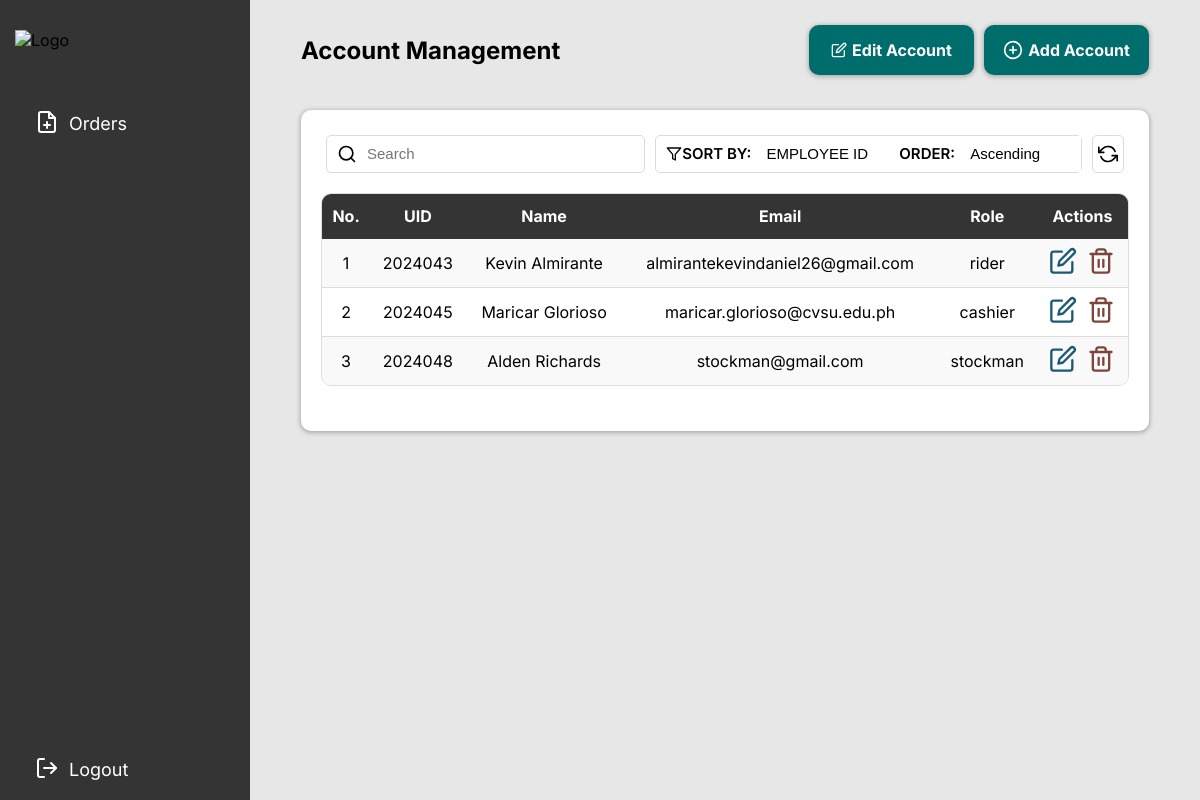
Page /src/pages/login/cashier/components/accounts/accounts.php (signed in) on the committed database.
### tables this page shows
CREATE TABLE `accounts` (
  `uid` int(100) NOT NULL,
  `name` text NOT NULL,
  `email` varchar(250) NOT NULL,
  `userType` varchar(100) NOT NULL,
  `password` varchar(100) NOT NULL,
  `number` varchar(20) DEFAULT '+63'
);

### src/pages/login/cashier/components/accounts/AccountTable.php (the view, shortened to what this page needs)
<?php
include '../../connection/database.php';
$search = isset($_GET['search']) ? $_GET['search'] : '';
$sort = isset($_GET['sort']) ? $_GET['sort'] : 'uid';
$order = isset($_GET['order']) ? $_GET['order'] : 'asc';
$valid_sort_columns = ['uid', 'name', 'email', 'userType'];
$valid_order_directions = ['asc', 'desc'];
$sort = in_array($sort, $valid_sort_columns) ? $sort : 'uid';
$order = in_array($order, $valid_order_directions) ? $order : 'asc';
$sql = "SELECT uid, name, email, userType
        FROM accounts
        WHERE (name LIKE ? OR email LIKE ? OR uid LIKE ? OR userType LIKE ?)
        AND userType != 'super_admin' AND userType != 'admin'
        ORDER BY $sort $order";
$stmt = $conn->prepare($sql);
$search_param = "%$search%";
$stmt->bind_param('ssss', $search_param, $search_param, $search_param, $search_param);
$stmt->execute();
$result = $stmt->get_result();
?>
<link rel="stylesheet" href="AccountTable.css">
<table border="1">
    <thead>
        <tr>
            <th>No.</th>
            <th>UID</th>
            <th>Name</th>
            <th>Email</th>
            <th>Role</th>
            <th>Actions</th>
        </tr>
    </thead>
    <tbody>
        <?php
        if ($result->num_rows > 0) {
            $count = 1;
            while ($row = $result->fetch_assoc()) {
                echo "<tr>";
                echo "<td>" . $count++ . "</td>";
                echo "<td>" . $row["uid"] . "</td>";
                echo "<td>" . htmlspecialchars($row["name"]) . "</td>";
                echo "<td>" . htmlspecialchars($row["email"]) . "</td>";
                echo "<td>" . htmlspecialchars($row["userType"]) . "</td>";
                echo "<td>
                        <div class='actions_icon'>
                            <a href='#' onclick=\"openEditModal('" . $row['uid'] . "', '" . addslashes($row['name']) . "', '" . addslashes($row['email']) . "', '" . addslashes($row['userType']) . "')\" data-icon-tooltip='Edit'>
                                <img src='../../assets/edit.svg' alt='Edit' class='settings_icon'>
                            </a>
                            <a href='#' onclick=\"openConfirmModal('" . $row["uid"] . "')\" data-icon-tooltip='Remove'>
                                <img src='../../assets/trash-2.svg' alt='Remove' class='remove_icon'>
                            </a>
                        </div>
                      </td>";
                echo "</tr>";
            }
        } else {
            echo "<tr><td colspan='6'>No accounts found</td></tr>";
        }
        ?>
    </tbody>
</table>
<?php include 'Confirm_modal.php'; ?>
<?php include 'Edit_modal.php'; ?>

### src/pages/login/cashier/components/Sidebar/Sidebar.css (style rules this page uses)
a { border: none; outline: none; }
body { font-family: 'Inter', sans-serif; margin: 0; height: 100vh; }

### src/pages/login/cashier/components/accounts/MainContent.css (style rules this page uses)
*, *::before, *::after { box-sizing: border-box; }
body { margin: 0; height: 100vh; background-color: #E7E7E7; }

### src/pages/login/cashier/components/accounts/AccountTable.css (style rules this page uses)
table { width: 100%; border-collapse: separate; border-spacing: 0; margin-top: 20px; text-align: center; border-radius: 10px; overflow: hidden; border: 1px solid #ddd; margin-bottom: 40px; min-width: 600px; }
table td, table th { border: none; padding: 8px; }
table td { height: 40px; background: #FFF; border-bottom: 1px solid #ddd; }
table tr:nth-child(odd) td { background-color: #f9f9f9; }
table tr:nth-child(even) td { background-color: #ffffff; }
table tr:last-child td { border-bottom: none; }
table th { height: 45px; flex-shrink: 0; background: #343434; color: white; }
.settings_icon { filter: invert(27%) sepia(47%) saturate(746%) hue-rotate(153deg) brightness(95%) contrast(90%); fill: #254E5A; }
.actions_icon a { text-decoration: none; }
.actions_icon { display: flex; justify-content: center; gap: 10px; }
.remove_icon { filter: invert(28%) sepia(77%) saturate(355%) hue-rotate(320deg) brightness(90%) contrast(90%); }
[data-icon-tooltip] { position: relative; display: inline-block; }
[data-icon-tooltip]::after { content: attr(data-icon-tooltip); visibility: hidden; width: auto; background-color: #333; color: #fff; text-align: center; border-radius: 5px; padding: 5px; position: absolute; z-index: 1000; bottom: 105%; left: 50%; transform: translateX(-50%); opacity: 0; transition: opacity 0.3s; }

### rows in the picture
accounts: uid "2024043", name "Kevin Almirante", email "almirantekevindaniel26@gmail.com", userType "rider"
accounts: uid "2024045", name "Maricar Glorioso", email "maricar.glorioso@cvsu.edu.ph", userType "cashier"
accounts: uid "2024048", name "Alden Richards", email "stockman@gmail.com", userType "stockman"
